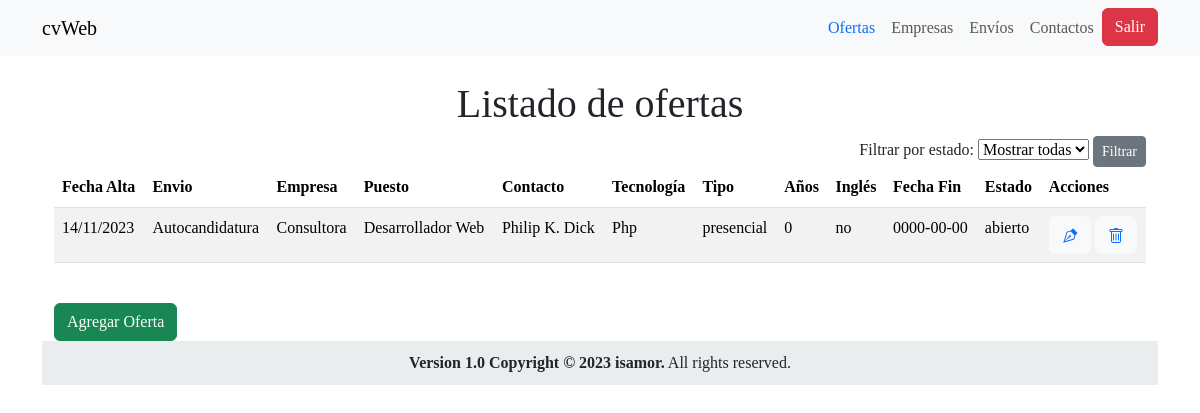
Screenshot of /vistas/ofertas.php (signed in) with the database file from the repository.
### tables this page shows
CREATE TABLE `oferta` (
  `id_oferta` int(11) NOT NULL,
  `fecha_inicio` date NOT NULL,
  `fecha_fin` date DEFAULT NULL,
  `nombre_puesto` varchar(255) NOT NULL,
  `experiencia_anios` int(11) DEFAULT NULL,
  `ingles` enum('si','no') NOT NULL DEFAULT 'no',
  `tecnologia` varchar(255) DEFAULT NULL,
  `id_envio` int(11) DEFAULT NULL,
  `id_empresa` int(11) DEFAULT NULL,
  `estado` enum('abierto','cerrado','guardado') NOT NULL DEFAULT 'abierto',
  `tipo_trabajo` enum('presencial','híbrido','remoto') NOT NULL DEFAULT 'presencial',
  `id_usuario` int(11) DEFAULT NULL,
  `id_contacto` int(11) DEFAULT NULL
);

CREATE TABLE `envio` (
  `id_envio` int(11) NOT NULL,
  `tipo` varchar(100) NOT NULL
);

CREATE TABLE `empresa` (
  `id_empresa` int(11) NOT NULL,
  `nombre_empresa` varchar(255) DEFAULT NULL,
  `web` varchar(255) DEFAULT NULL
);

CREATE TABLE `contacto` (
  `id_contacto` int(11) NOT NULL,
  `nombre_contacto` varchar(255) DEFAULT NULL,
  `cargo` varchar(255) DEFAULT NULL,
  `correo` varchar(100) DEFAULT NULL,
  `telefono` varchar(9) DEFAULT NULL
);

### config/conexiondb.php (called while the page is built, shortened)
<?php
class ConexionDb {
    private $mysqli;
    public function __construct() {
        $this->mysqli = new mysqli(DB_HOST, DB_USERNAME, DB_PASSWORD, DB_DATABASE);
    }
    public function getMysqli() {
        return $this->mysqli;
    }
}

### vistas/ofertas.php (the view, shortened to what this page needs)
<?php
$id_usuario = $_SESSION['id_usuario'];
include_once('../config/conexiondb.php');
?>
<!DOCTYPE html>
<html lang="es">
<head>
    <link href="/sources/bootstrap/css/bootstrap-5.3.2-dist/css/bootstrap.min.css" rel="stylesheet"
>
    <link href="https://cdn.jsdelivr.net/npm/bootstrap@5.3.2/dist/css/bootstrap.min.css" rel="stylesheet"
>
    <link rel="stylesheet" type="text/css" href="./sources/css/estilo.css">
</head>
<body>
<nav class="navbar navbar-expand-lg bg-light">
        <div class="container">
            <a class="navbar-brand" href="/cv/index.php">cvWeb</a>
            <div class="collapse navbar-collapse" id="navbarSupportedContent">
                <ul class="navbar-nav ms-auto">
                    <li class="nav-item">
                        <a class="nav-link active text-primary" aria-current="page" href="">Ofertas</a>
                    </li>
                    <li class="nav-item">
                        <a class="nav-link" href="empresa.php">Empresas</a>
                    </li>
                    <li class="nav-item">
                        <a class="nav-link" href="envio.php">Envíos</a>
                    </li>
                    <li class="nav-item">
                        <a class="nav-link" href="contacto.php">Contactos</a>
                    </li>
                    <form action="../controladores/controlador_cerrar_sesion.php" method="post">
                        <button type="submit" class="btn btn-danger">Salir</button>
                    </form>
                </ul>
            </div>
        </div>
    </nav>
    <br>
    <div class="container">
        <h1 class="text-center">Listado de ofertas</h1>
        <div class="container d-flex justify-content-end">
            <form action="" method="GET">
                <label for="filtro">Filtrar por estado:</label>
                <select name="filtro" id="filtro">
                    <option value="">Mostrar todas</option>
                </select>
                <button type="submit" class="btn btn-secondary btn-sm" name="btnfiltro">Filtrar</button>
            </form>
        </div>
        <div class="container table-responsive mx-auto">
            <table class="table table-striped">
                <thead>
                    <tr>
                        <th scope="col">Fecha Alta</th>
                        <th scope="col">Envio</th>
                        <th scope="col">Empresa</th>
                        <th scope="col">Puesto</th>
                        <th scope="col">Contacto</th>
                        <th scope="col">Tecnología</th>
                        <th scope="col">Tipo</th>
                        <th scope="col">Años</th>
                        <th scope="col">Inglés</th>
                        <th scope="col">Fecha Fin</th>
                        <th scope="col">Estado</th>
                        <th scope="col">Acciones</th>
                    </tr>
                </thead>
                <tbody>
                    <?php
                    $database = new ConexionDb();
                    $ssql = "SELECT
           oferta.*,
           empresa.*,
           contacto.*,
           envio.*,
           usuario.*
        FROM oferta
        INNER JOIN empresa ON oferta.id_empresa = empresa.id_empresa
        LEFT JOIN contacto ON oferta.id_contacto = contacto.id_contacto
        INNER JOIN envio ON oferta.id_envio = envio.id_envio
        INNER JOIN usuario ON oferta.id_usuario = usuario.id_usuario
        WHERE usuario.id_usuario = $id_usuario";
                    $ssql .= " ORDER BY fecha_inicio ASC";
                    $result = $database->getMysqli()->query($ssql);
                    while ($oferta = $result->fetch_assoc()) {
                        ?>
                        <tr>
                            <td scope="row">
                                <?php
                                $fecha = new DateTime($oferta['fecha_inicio']);
                                echo $fecha->format("d/m/Y");
                                ?>
                            </td>
                            <td scope="row">
                                <?php echo $oferta['tipo'] ?>
                            </td>
                            <td scope="row">
                                <?php echo $oferta['nombre_empresa'] ?>
                            </td>
                            <td scope="row">
                                <?php echo $oferta['nombre_puesto'] ?>
                            </td>
                            <td scope="row">
                                <?php echo $oferta['nombre_contacto'] ?>
                            </td>
                            <td scope="row">
                                <?php echo $oferta['tecnologia'] ?>
                            </td>
                            <td scope="row">
                                <?php echo $oferta['tipo_trabajo'] ?>
                            </td>
                            <td scope="row">
                                <?php echo $oferta['experiencia_anios'] ?>
                            </td>
                            <td scope="row">
                                <?php echo $oferta['ingles'] ?>
                            </td>
                            <td scope="row">
                                <?php echo $oferta['fecha_fin'] ?>
                            </td>
                            <td scope="row">
                                <?php echo $oferta['estado'] ?>
                            </td>
                            <td>
                                <button type="button" class="btn btn-light btn-icon">
                                    <a href="../oferta/editarOferta.php?id_oferta=<?php echo $oferta['id_oferta'] ?>">
                                    </a>
                                </button>
                                <button type="button" class="btn btn-light btn-icon">
                                    <a
                                        href="../oferta/eliminarOferta.php?id_oferta=<?php echo $oferta['id_oferta'] ?>">
                                    </a>
                                </button>
                            </td>
                        </tr>
                        <?php
                    }
                    ?>
            </table>
        </div>
        <br>
        <div class="container">
            <a href="../oferta/AgregarForm.php" class="btn btn-success">Agregar Oferta</a>
        </div>
</body>
     <?php include_once("../vistas/modulos/footer.php"); ?>
</html>

### sources/css/estilo.css (style rules this page uses)
h1 { font-family: Lato-Regular; }
body, form { font-family: Montserrat-Medium; }

### rows the page displays
oferta: fecha_inicio "14/11/2023", id_envio.tipo "Autocandidatura", id_empresa.nombre_empresa "Consultora", nombre_puesto "Desarrollador Web", id_contacto.nombre_contacto "Philip K. Dick", tecnologia "Php", tipo_trabajo "presencial", experiencia_anios "0", ingles "no", fecha_fin "0000-00-00", estado "abierto"
